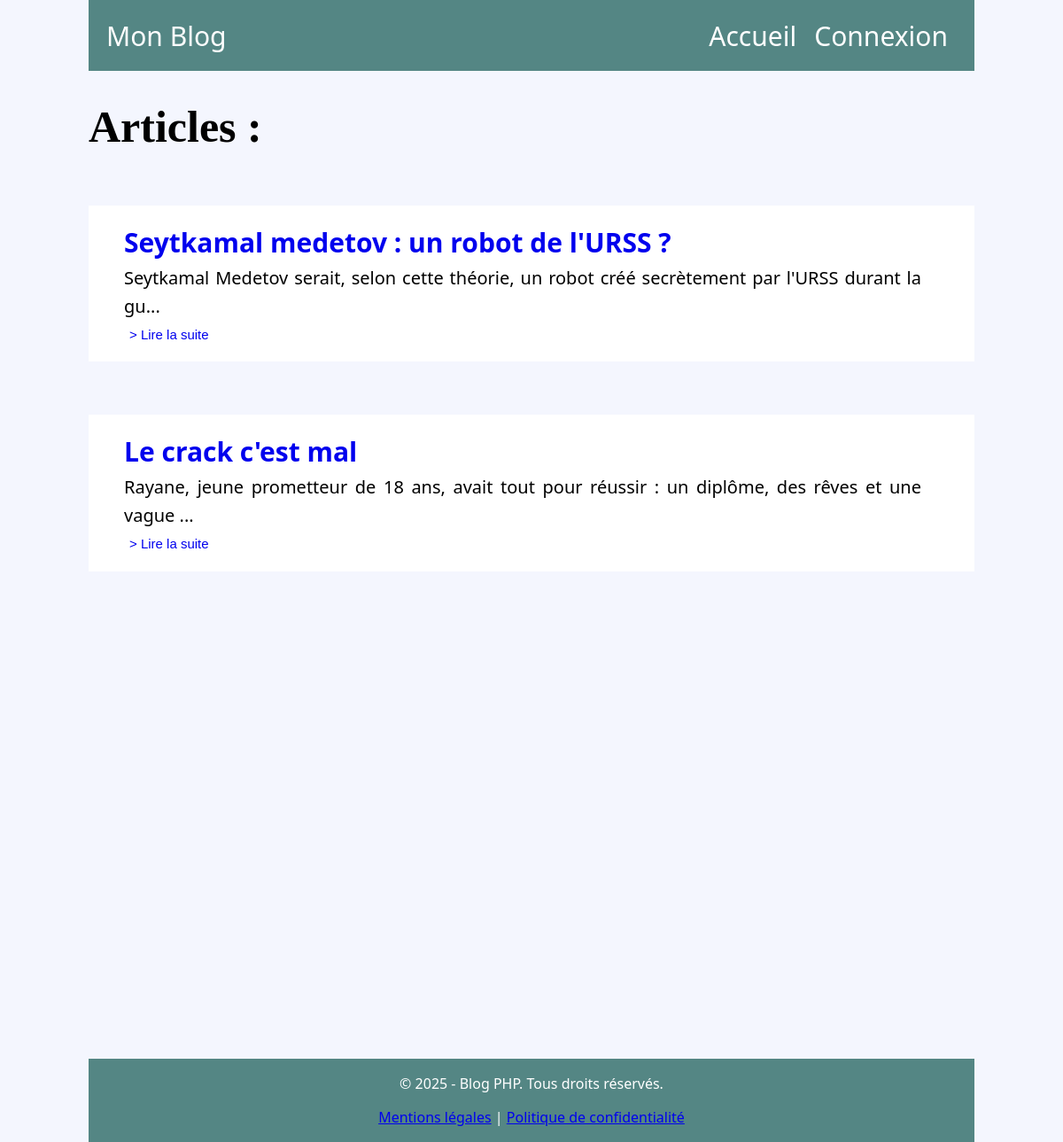
Before: / with the older database file.
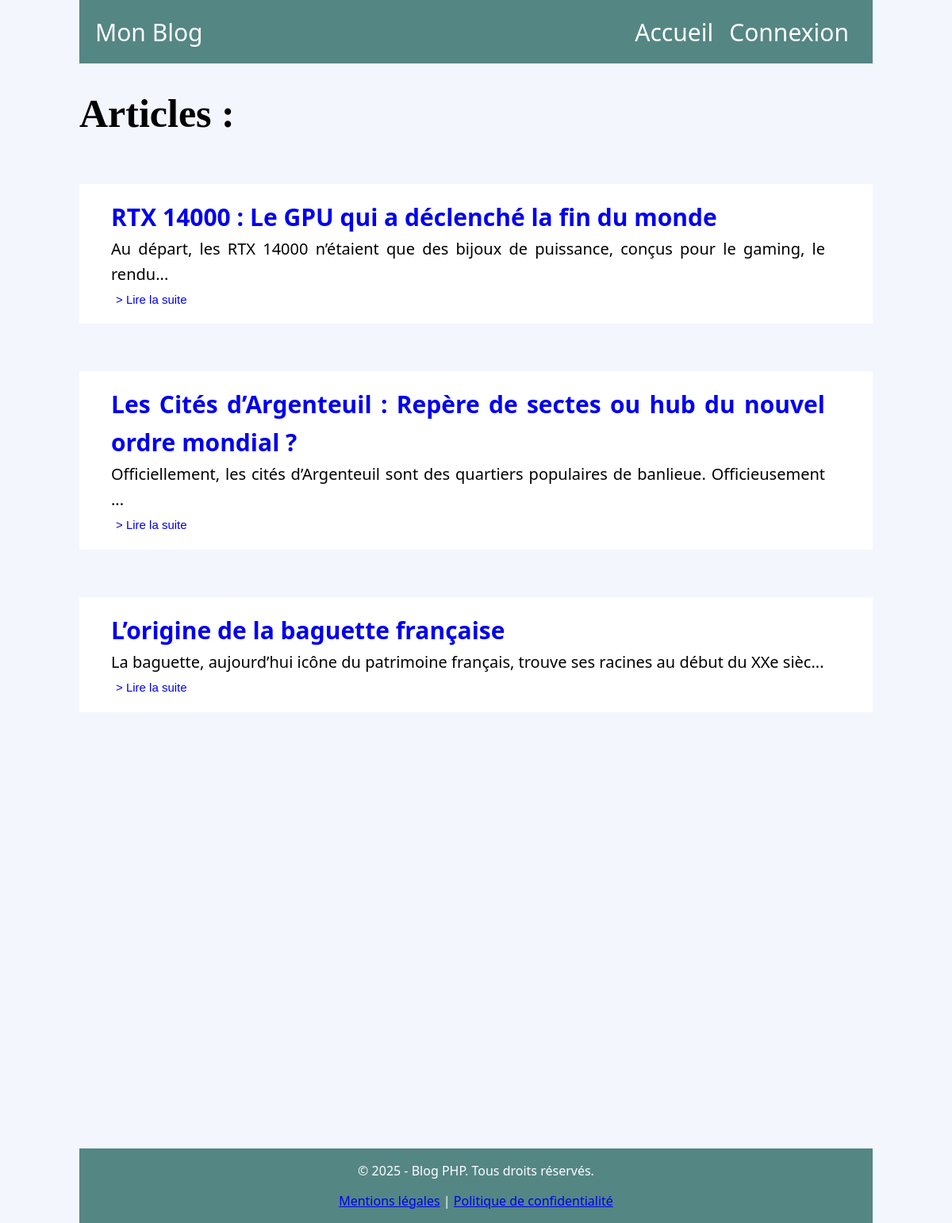
After: the same page with the newer database file.
### tables this page shows
CREATE TABLE `posts` (
  `id` int(11) NOT NULL,
  `titre` varchar(255) NOT NULL,
  `contenu` text NOT NULL,
  `date_creation` datetime DEFAULT CURRENT_TIMESTAMP,
  `auteur_id` int(11) DEFAULT NULL,
  `categorie_id` int(11) DEFAULT NULL
);

### index.php (the view)
<html>
    <head>
        <link rel="stylesheet" type="text/css" href="style.css">
    </head>
    <body>
        <?php
            include("include/header.php");
            include("include/basedonnee.php");
            echo "<h1> Articles :</h1>";
            $sql = "SELECT *
                    FROM posts";
            $query = $pdo->query($sql);
            $results = $query->fetchAll(PDO::FETCH_ASSOC);
            foreach ($results as $row)
            {
                ?>
                <div>
                    <ul>
                        <li class="titre"><a href="post.php?id=<?php echo htmlspecialchars($row["id"]) ?>">
                            <?php echo htmlspecialchars($row["titre"]); ?></a></li>
                        <li class="contenu"><?php echo htmlspecialchars(substr($row["contenu"], 0, 100)); ?>...</li>
                        <li class="bouton"><button><a href="post.php?id=<?php echo $row["id"] ?>">> Lire la suite</a></button></li>
                    </ul>
                </div>
                <?php
            }
        ?>
    </body>
    <?php
        include("include/footer.php");
    ?>
</html>

Changed rows visible on the page:
removed posts: titre "Seytkamal medetov : un robot de l'URSS ?", contenu "Seytkamal Medetov serait, selon cette théorie, un robot créé secrètement par l'URSS durant la gu"
removed posts: titre "Le crack c'est mal", contenu "Rayane, jeune prometteur de 18 ans, avait tout pour réussir : un diplôme, des rêves et une vague"
added posts: titre "RTX 14000 : Le GPU qui a déclenché la fin du monde", contenu "Au départ, les RTX 14000 n’étaient que des bijoux de puissance, conçus pour le gaming, le rendu"
added posts: titre "Les Cités d’Argenteuil : Repère de sectes ou hub du nouvel ordre mondial ?", contenu "Officiellement, les cités d’Argenteuil sont des quartiers populaires de banlieue. Officieusement"
added posts: titre "L’origine de la baguette française", contenu "La baguette, aujourd’hui icône du patrimoine français, trouve ses racines au début du XXe sièc"
